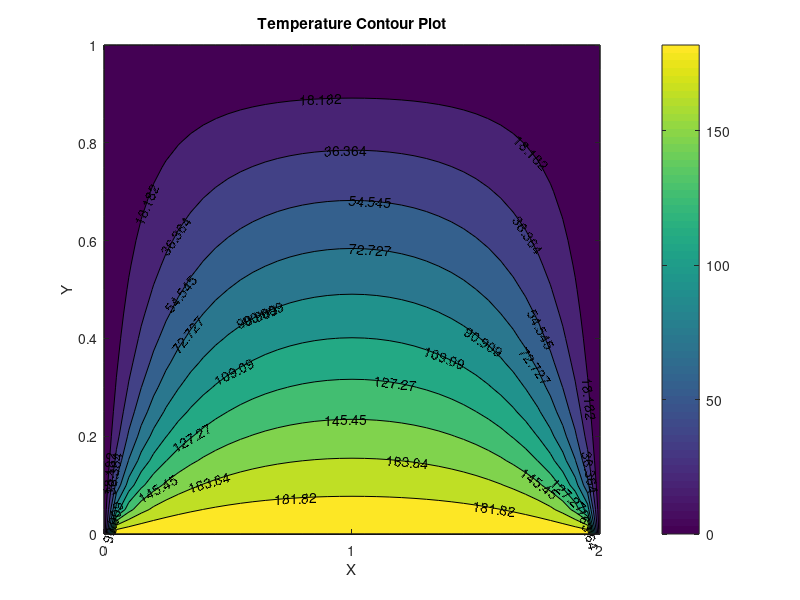

This chart was generated by the following MATLAB code:
% Temperature Variation Example-3 using PSOR Method

% Known Parameters
Lx = 2; % Length of domain along x-direction
Ly = 1; % Length of domain along y-direction
M = 41; % Number of grid points starting from 1 in x-direction
N = 21; % Number of grid points starting from 1 in y-direction

% Calculated constants
dx = Lx/(M-1); % Grid size along x-direction
dy = Ly/(N-1); % Grid size along y-direction

% Finding Optimum Relaxation Factor
B = dx/dy;
a = ((cos(pi/(M-1))+(B^2)*cos(pi/(N-1)))/(1+(B^2)))^2;
w = (2-sqrt(1-a))/a; % Optimum Relaxation Factor

% Initializing Temperature Matrix
T = zeros(N,M);

% Boundary Conditions
T(N,:) = 200; % Bottom Boundary T = 200R (R - Rankine)
T(1,:) = 0; % Top Boundary T = 0R
T(:,1) = 0; % Left Boundary T = 0R
T(:,M) = 0; % Right Boundary T = 0R

% Computation
epsilon = 1e-8; % Error Sensivity
err = 1; % Error
n = 0; % Iterator

while err>epsilon
    for j=1:N
        for i=1:M
            T_old(j,i) = T(j,i);
        end
    end
    for j=2:N-1 % For Internal Grid points
        for i=2:M-1 % For Internal Grid points
            % T(j,i)_(k+1)th_iteration Calculation
            T(j,i) = (1-w)*T_old(j,i)+(w/(2*(1+B^2)))*((B^2)*T(j,i-1)+T(j-1,i)+T_old(j,i+1)+(B^2)*T_old(j+1,i));
        end
    end
    err = 0; % Error
    for j=1:N
        for i=1:M
            err = err + power(T(j,i)-T_old(j,i),2);
        end
    end
    err = sqrt(err/(M*N));
    n = n+1; % Iterator
end
w
T
n
err

% Plotting
x = linspace(0,Lx,M);
y = linspace(Ly,0,N);
[X,Y] = meshgrid(x,y);
contourf(X,Y,T,'ShowText','on'),colorbar
set(gca, 'XTick',0:1:Lx)
xlabel('X'),ylabel('Y'),title('Temperature Contour Plot')
